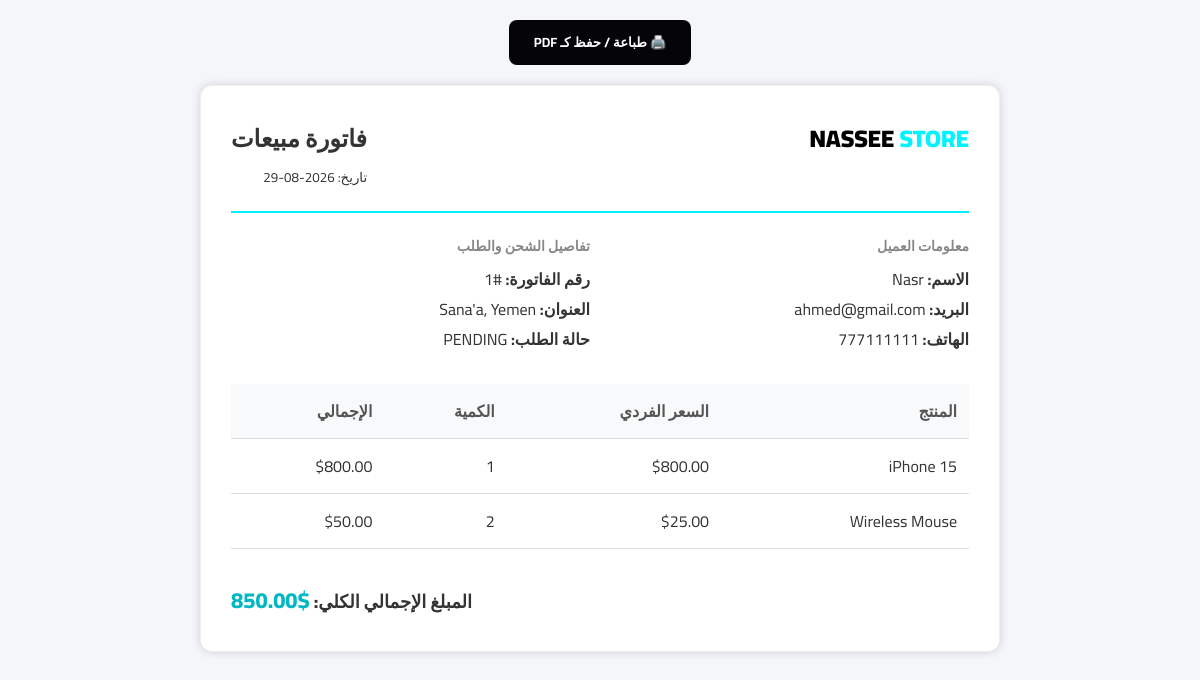
Page /generate_invoice.php?id=1 (signed in) on the committed database.
### tables this page shows
CREATE TABLE IF NOT EXISTS orders (
    id INT AUTO_INCREMENT PRIMARY KEY,
    user_id INT NOT NULL,
    total DECIMAL(10,2) NOT NULL,
    status ENUM(
        'pending',
        'processing',
        'shipped',
        'completed',
        'cancelled'
    ) NOT NULL DEFAULT 'pending',
    shipping_address VARCHAR(255) NOT NULL,
    phone VARCHAR(20) NOT NULL,
    payment_method ENUM('cash_on_delivery')
        NOT NULL DEFAULT 'cash_on_delivery',
    created_at TIMESTAMP DEFAULT CURRENT_TIMESTAMP,

    CONSTRAINT fk_orders_user
        FOREIGN KEY (user_id)
        REFERENCES users(id)
        ON UPDATE CASCADE
        ON DELETE RESTRICT
);

CREATE TABLE IF NOT EXISTS users (
    id INT AUTO_INCREMENT PRIMARY KEY,
    name VARCHAR(100) NOT NULL,
    email VARCHAR(150) NOT NULL UNIQUE,
    password VARCHAR(255) NOT NULL,
    role ENUM('customer', 'admin') NOT NULL DEFAULT 'customer',
    phone VARCHAR(20),
     
    created_at TIMESTAMP DEFAULT CURRENT_TIMESTAMP
);

CREATE TABLE IF NOT EXISTS order_items (
    id INT AUTO_INCREMENT PRIMARY KEY,
    order_id INT NOT NULL,
    product_id INT NOT NULL,
    quantity INT NOT NULL,
    price DECIMAL(10,2) NOT NULL,

    CONSTRAINT fk_order_items_order
        FOREIGN KEY (order_id)
        REFERENCES orders(id)
        ON UPDATE CASCADE
        ON DELETE CASCADE,

    CONSTRAINT fk_order_items_product
        FOREIGN KEY (product_id)
        REFERENCES products(id)
        ON UPDATE CASCADE
        ON DELETE RESTRICT
);

CREATE TABLE IF NOT EXISTS products (
    id INT AUTO_INCREMENT PRIMARY KEY,
    category_id INT NOT NULL,
    name VARCHAR(150) NOT NULL,
    description TEXT,
    price DECIMAL(10,2) NOT NULL,
    quantity INT NOT NULL DEFAULT 0,
    image VARCHAR(255),
    created_at TIMESTAMP DEFAULT CURRENT_TIMESTAMP,

    CONSTRAINT fk_products_category
        FOREIGN KEY (category_id)
        REFERENCES categories(id)
        ON UPDATE CASCADE
        ON DELETE RESTRICT
);

### generate_invoice.php (the view, shortened to what this page needs)
<?php
require_once "config/database.php";
$user_id = $_SESSION['user_id'] ?? null;
$user_role = $_SESSION['user_role'] ?? 'customer';
$order_id = isset($_GET['id']) ? (int)$_GET['id'] : 0;
if ($user_role === 'admin') {
    $query = "SELECT orders.*, users.name as customer_name, users.email FROM orders
              JOIN users ON orders.user_id = users.id
              WHERE orders.id = $order_id";
} else {
    $query = "SELECT orders.*, users.name as customer_name, users.email FROM orders
              JOIN users ON orders.user_id = users.id
              WHERE orders.id = $order_id AND orders.user_id = $user_id";
}
$order_res = mysqli_query($conn, $query);
$order = mysqli_fetch_assoc($order_res);
$items_query = "SELECT order_items.*, products.name as product_name
                FROM order_items
                JOIN products ON order_items.product_id = products.id
                WHERE order_id = $order_id";
$items_res = mysqli_query($conn, $items_query);
?>
<!DOCTYPE html>
<html lang="ar" dir="rtl">
<head>
</head>
<body>
    <div style="text-align: center;">
        <button onclick="window.print()" class="btn-print">🖨️ طباعة / حفظ كـ PDF</button>
    </div>
    <div class="invoice-box">
        <div class="header">
            <div class="logo">NASSEE <span>STORE</span></div>
            <div>
                <h2>فاتورة مبيعات</h2>
                <small>تاريخ: <?php echo date('Y-m-d', strtotime($order['created_at'])); ?></small>
            </div>
        </div>
        <div class="details-grid">
            <div class="details-box">
                <h4>معلومات العميل</h4>
                <p><strong>الاسم:</strong> <?php echo htmlspecialchars($order['customer_name']); ?></p>
                <p><strong>البريد:</strong> <?php echo htmlspecialchars($order['email']); ?></p>
                <p><strong>الهاتف:</strong> <?php echo htmlspecialchars($order['phone']); ?></p>
            </div>
            <div class="details-box">
                <h4>تفاصيل الشحن والطلب</h4>
                <p><strong>رقم الفاتورة:</strong> #<?php echo $order['id']; ?></p>
                <p><strong>العنوان:</strong> <?php echo htmlspecialchars($order['shipping_address']); ?></p>
                <p><strong>حالة الطلب:</strong> <?php echo strtoupper($order['status']); ?></p>
            </div>
        </div>
        <table>
            <thead>
                <tr>
                    <th>المنتج</th>
                    <th>السعر الفردي</th>
                    <th>الكمية</th>
                    <th>الإجمالي</th>
                </tr>
            </thead>
            <tbody>
                <?php while ($item = mysqli_fetch_assoc($items_res)): ?>
                    <tr>
                        <td><?php echo htmlspecialchars($item['product_name']); ?></td>
                        <td>$<?php echo number_format($item['price'], 2); ?></td>
                        <td><?php echo $item['quantity']; ?></td>
                        <td>$<?php echo number_format($item['price'] * $item['quantity'], 2); ?></td>
                    </tr>
                <?php endwhile; ?>
            </tbody>
        </table>
        <div class="total-box">
            المبلغ الإجمالي الكلي: <span>$<?php echo number_format($order['total'], 2); ?></span>
        </div>
    </div>
</body>
</html>

### generate_invoice.php (style rules this page uses)
* { box-sizing: border-box; margin: 0; padding: 0; font-family: 'Cairo', sans-serif; }
body { background: #f4f6f9; color: #333; padding: 20px; }
.invoice-box { max-width: 800px; margin: auto; padding: 30px; border: 1px solid #eee; background: #fff; box-shadow: 0 0 10px rgba(0, 0, 0, 0.15); border-radius: 12px; }
.header { display: flex; justify-content: space-between; border-bottom: 2px solid #00f3ff; padding-bottom: 20px; margin-bottom: 20px; }
.logo { font-size: 24px; font-weight: 900; color: #000; }
.logo span { color: #00f3ff; }
.details-grid { display: grid; grid-template-columns: 1fr 1fr; gap: 20px; margin-bottom: 30px; }
.details-box h4 { font-size: 14px; color: #888; margin-bottom: 5px; }
table { width: 100%; border-collapse: collapse; margin-bottom: 30px; }
table th, table td { padding: 12px; text-align: right; border-bottom: 1px solid #ddd; }
table th { background: #f8f9fa; color: #555; font-weight: 700; }
.total-box { text-align: left; font-size: 18px; font-weight: 800; }
.total-box span { color: #00b8c4; font-size: 22px; }
.btn-print { display: inline-block; background: #050509; color: #fff; padding: 10px 25px; border-radius: 8px; text-decoration: none; font-weight: bold; cursor: pointer; margin-bottom: 20px; border: none; }

### rows in the picture
orders: created_at "2026-08-29", user.name "Nasr", user.email "ahmed@gmail.com", phone "777111111", id "1", shipping_address "Sana'a, Yemen", status "PENDING", total "850.00"
order_items: product.name "iPhone 15", price "800.00", quantity "1", $item['price']*$item['quantity'] "800.00"
order_items: product.name "Wireless Mouse", price "25.00", quantity "2", $item['price'] * $item['quantity'] "50.00"
